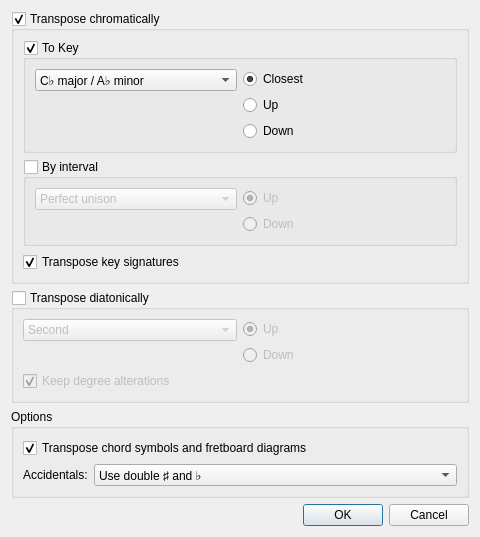
<?xml version="1.0" encoding="UTF-8"?>
<ui version="4.0">
 <class>TransposeDialogBase</class>
 <widget class="QDialog" name="TransposeDialogBase">
  <property name="geometry">
   <rect>
    <x>0</x>
    <y>0</y>
    <width>480</width>
    <height>536</height>
   </rect>
  </property>
  <property name="minimumSize">
   <size>
    <width>480</width>
    <height>0</height>
   </size>
  </property>
  <property name="windowTitle">
   <string>Transpose</string>
  </property>
  <layout class="QVBoxLayout" name="verticalLayout_4">
   <item>
    <widget class="kfw::uicomponents::RadioButtonGroupBox" name="chromaticBox">
     <property name="title">
      <string>Transpose chromatically</string>
     </property>
     <property name="checkable">
      <bool>true</bool>
     </property>
     <layout class="QVBoxLayout" name="verticalLayout_3">
      <item>
       <widget class="kfw::uicomponents::RadioButtonGroupBox" name="transposeByKey">
        <property name="toolTip">
         <string>Transpose to key (specified at concert pitch)</string>
        </property>
        <property name="title">
         <string>To Key</string>
        </property>
        <property name="checkable">
         <bool>true</bool>
        </property>
        <layout class="QHBoxLayout" name="horizontalLayout">
         <item>
          <layout class="QVBoxLayout" name="verticalLayout_5">
           <item>
            <widget class="QComboBox" name="keyList">
             <property name="currentIndex">
              <number>0</number>
             </property>
             <item>
              <property name="text">
               <string>C♭ major / A♭ minor</string>
              </property>
             </item>
             <item>
              <property name="text">
               <string>G♭ major / E♭ minor</string>
              </property>
             </item>
             <item>
              <property name="text">
               <string>D♭ major / B♭ minor</string>
              </property>
             </item>
             <item>
              <property name="text">
               <string>A♭ major / F minor</string>
              </property>
             </item>
             <item>
              <property name="text">
               <string>E♭ major / C minor</string>
              </property>
             </item>
             <item>
              <property name="text">
               <string>B♭ major / G minor</string>
              </property>
             </item>
             <item>
              <property name="text">
               <string>F major / D minor</string>
              </property>
             </item>
             <item>
              <property name="text">
               <string>C major / A minor</string>
              </property>
             </item>
             <item>
              <property name="text">
               <string>G major / E minor</string>
              </property>
             </item>
             <item>
              <property name="text">
               <string>D major / B minor</string>
              </property>
             </item>
             <item>
              <property name="text">
               <string>A major / F♯ minor</string>
              </property>
             </item>
             <item>
              <property name="text">
               <string>E major / C♯ minor</string>
              </property>
             </item>
             <item>
              <property name="text">
               <string>B major / G♯ minor</string>
              </property>
             </item>
             <item>
              <property name="text">
               <string>F♯ major / D♯ minor</string>
              </property>
             </item>
             <item>
              <property name="text">
               <string>C♯ major / A♯ minor</string>
              </property>
             </item>
            </widget>
           </item>
           <item>
            <spacer name="verticalSpacer">
             <property name="orientation">
              <enum>Qt::Orientation::Vertical</enum>
             </property>
             <property name="sizeHint" stdset="0">
              <size>
               <width>0</width>
               <height>0</height>
              </size>
             </property>
            </spacer>
           </item>
          </layout>
         </item>
         <item>
          <layout class="QVBoxLayout" name="verticalLayout_2">
           <item>
            <widget class="QRadioButton" name="closestKey">
             <property name="accessibleName">
              <string>Closest</string>
             </property>
             <property name="text">
              <string>Closest</string>
             </property>
             <property name="checked">
              <bool>true</bool>
             </property>
            </widget>
           </item>
           <item>
            <widget class="QRadioButton" name="upKey">
             <property name="accessibleName">
              <string>Up</string>
             </property>
             <property name="text">
              <string>Up</string>
             </property>
            </widget>
           </item>
           <item>
            <widget class="QRadioButton" name="downKey">
             <property name="accessibleName">
              <string>Down</string>
             </property>
             <property name="text">
              <string>Down</string>
             </property>
            </widget>
           </item>
          </layout>
         </item>
        </layout>
       </widget>
      </item>
      <item>
       <widget class="kfw::uicomponents::RadioButtonGroupBox" name="transposeByInterval">
        <property name="toolTip">
         <string>Transpose by interval</string>
        </property>
        <property name="title">
         <string>By interval</string>
        </property>
        <property name="checkable">
         <bool>true</bool>
        </property>
        <property name="checked">
         <bool>false</bool>
        </property>
        <layout class="QHBoxLayout" name="horizontalLayout_2">
         <item>
          <layout class="QVBoxLayout" name="verticalLayout_6">
           <item>
            <widget class="QComboBox" name="intervalList">
             <property name="accessibleName">
              <string>Interval type</string>
             </property>
             <item>
              <property name="text">
               <string>Perfect unison</string>
              </property>
             </item>
             <item>
              <property name="text">
               <string>Augmented unison</string>
              </property>
             </item>
             <item>
              <property name="text">
               <string>Diminished second</string>
              </property>
             </item>
             <item>
              <property name="text">
               <string>Minor second</string>
              </property>
             </item>
             <item>
              <property name="text">
               <string>Major second</string>
              </property>
             </item>
             <item>
              <property name="text">
               <string>Augmented second</string>
              </property>
             </item>
             <item>
              <property name="text">
               <string>Diminished third</string>
              </property>
             </item>
             <item>
              <property name="text">
               <string>Minor third</string>
              </property>
             </item>
             <item>
              <property name="text">
               <string>Major third</string>
              </property>
             </item>
             <item>
              <property name="text">
               <string>Augmented third</string>
              </property>
             </item>
             <item>
              <property name="text">
               <string>Diminished fourth</string>
              </property>
             </item>
             <item>
              <property name="text">
               <string>Perfect fourth</string>
              </property>
             </item>
             <item>
              <property name="text">
               <string>Augmented fourth</string>
              </property>
             </item>
             <item>
              <property name="text">
               <string>Diminished fifth</string>
              </property>
             </item>
             <item>
              <property name="text">
               <string>Perfect fifth</string>
              </property>
             </item>
             <item>
              <property name="text">
               <string>Augmented fifth</string>
              </property>
             </item>
             <item>
              <property name="text">
               <string>Diminished sixth</string>
              </property>
             </item>
             <item>
              <property name="text">
               <string>Minor sixth</string>
              </property>
             </item>
             <item>
              <property name="text">
               <string>Major sixth</string>
              </property>
             </item>
             <item>
              <property name="text">
               <string>Augmented sixth</string>
              </property>
             </item>
             <item>
              <property name="text">
               <string>Diminished seventh</string>
              </property>
             </item>
             <item>
              <property name="text">
               <string>Minor seventh</string>
              </property>
             </item>
             <item>
              <property name="text">
               <string>Major seventh</string>
              </property>
             </item>
             <item>
              <property name="text">
               <string>Augmented seventh</string>
              </property>
             </item>
             <item>
              <property name="text">
               <string>Diminished octave</string>
              </property>
             </item>
             <item>
              <property name="text">
               <string>Perfect octave</string>
              </property>
             </item>
            </widget>
           </item>
           <item>
            <spacer name="verticalSpacer_2">
             <property name="orientation">
              <enum>Qt::Orientation::Vertical</enum>
             </property>
             <property name="sizeHint" stdset="0">
              <size>
               <width>0</width>
               <height>0</height>
              </size>
             </property>
            </spacer>
           </item>
          </layout>
         </item>
         <item>
          <layout class="QVBoxLayout" name="verticalLayout_7">
           <item>
            <widget class="QRadioButton" name="upInterval">
             <property name="accessibleName">
              <string>Up</string>
             </property>
             <property name="text">
              <string>Up</string>
             </property>
             <property name="checked">
              <bool>true</bool>
             </property>
            </widget>
           </item>
           <item>
            <widget class="QRadioButton" name="downInterval">
             <property name="accessibleName">
              <string>Down</string>
             </property>
             <property name="text">
              <string>Down</string>
             </property>
            </widget>
           </item>
          </layout>
         </item>
        </layout>
       </widget>
      </item>
      <item>
       <widget class="QCheckBox" name="transposeKeys">
        <property name="text">
         <string>Transpose key signatures</string>
        </property>
        <property name="checked">
         <bool>true</bool>
        </property>
       </widget>
      </item>
     </layout>
    </widget>
   </item>
   <item>
    <widget class="kfw::uicomponents::RadioButtonGroupBox" name="diatonicBox">
     <property name="title">
      <string>Transpose diatonically</string>
     </property>
     <property name="checkable">
      <bool>true</bool>
     </property>
     <property name="checked">
      <bool>false</bool>
     </property>
     <layout class="QGridLayout" name="gridLayout_3">
      <item row="0" column="0">
       <layout class="QVBoxLayout" name="verticalLayout_9">
        <item>
         <widget class="QComboBox" name="degreeList">
          <property name="accessibleName">
           <string>Degree type</string>
          </property>
          <item>
           <property name="text">
            <string>Second</string>
           </property>
          </item>
          <item>
           <property name="text">
            <string>Third</string>
           </property>
          </item>
          <item>
           <property name="text">
            <string>Fourth</string>
           </property>
          </item>
          <item>
           <property name="text">
            <string>Fifth</string>
           </property>
          </item>
          <item>
           <property name="text">
            <string>Sixth</string>
           </property>
          </item>
          <item>
           <property name="text">
            <string>Seventh</string>
           </property>
          </item>
         </widget>
        </item>
        <item>
         <spacer name="verticalSpacer_3">
          <property name="orientation">
           <enum>Qt::Orientation::Vertical</enum>
          </property>
          <property name="sizeHint" stdset="0">
           <size>
            <width>0</width>
            <height>0</height>
           </size>
          </property>
         </spacer>
        </item>
       </layout>
      </item>
      <item row="0" column="1">
       <layout class="QVBoxLayout" name="verticalLayout_11">
        <item>
         <widget class="QRadioButton" name="upDiatonic">
          <property name="accessibleName">
           <string>Up</string>
          </property>
          <property name="text">
           <string>Up</string>
          </property>
          <property name="checked">
           <bool>true</bool>
          </property>
         </widget>
        </item>
        <item>
         <widget class="QRadioButton" name="downDiatonic">
          <property name="accessibleName">
           <string>Down</string>
          </property>
          <property name="text">
           <string>Down</string>
          </property>
         </widget>
        </item>
       </layout>
      </item>
      <item row="2" column="0" colspan="2">
       <widget class="QCheckBox" name="keepDegreeAlterations">
        <property name="accessibleName">
         <string>Keep degree alterations</string>
        </property>
        <property name="text">
         <string>Keep degree alterations</string>
        </property>
        <property name="checked">
         <bool>true</bool>
        </property>
       </widget>
      </item>
     </layout>
    </widget>
   </item>
   <item>
    <widget class="QGroupBox" name="groupBox_3">
     <property name="title">
      <string>Options</string>
     </property>
     <layout class="QFormLayout" name="formLayout">
      <item row="0" column="0" colspan="2">
       <widget class="QCheckBox" name="transposeChordNames">
        <property name="text">
         <string>Transpose chord symbols and fretboard diagrams</string>
        </property>
        <property name="checked">
         <bool>true</bool>
        </property>
       </widget>
      </item>
      <item row="1" column="0">
       <widget class="QLabel" name="label">
        <property name="text">
         <string>Accidentals:</string>
        </property>
        <property name="buddy">
         <cstring>accidentalOptions</cstring>
        </property>
       </widget>
      </item>
      <item row="1" column="1">
       <widget class="QComboBox" name="accidentalOptions">
        <property name="currentIndex">
         <number>1</number>
        </property>
        <item>
         <property name="text">
          <string>Single ♯ and ♭ only</string>
         </property>
        </item>
        <item>
         <property name="text">
          <string>Use double ♯ and ♭</string>
         </property>
        </item>
       </widget>
      </item>
     </layout>
    </widget>
   </item>
   <item>
    <widget class="QDialogButtonBox" name="buttonBox">
     <property name="orientation">
      <enum>Qt::Orientation::Horizontal</enum>
     </property>
     <property name="standardButtons">
      <set>QDialogButtonBox::StandardButton::Cancel|QDialogButtonBox::StandardButton::Ok</set>
     </property>
    </widget>
   </item>
  </layout>
 </widget>
 <customwidgets>
  <customwidget>
   <class>kfw::uicomponents::RadioButtonGroupBox</class>
   <extends>QGroupBox</extends>
   <header>uicomponents/view/widgets/radiobuttongroupbox.h</header>
   <container>1</container>
  </customwidget>
 </customwidgets>
 <tabstops>
  <tabstop>chromaticBox</tabstop>
  <tabstop>transposeByKey</tabstop>
  <tabstop>keyList</tabstop>
  <tabstop>closestKey</tabstop>
  <tabstop>upKey</tabstop>
  <tabstop>downKey</tabstop>
  <tabstop>transposeByInterval</tabstop>
  <tabstop>intervalList</tabstop>
  <tabstop>upInterval</tabstop>
  <tabstop>downInterval</tabstop>
  <tabstop>transposeKeys</tabstop>
  <tabstop>diatonicBox</tabstop>
  <tabstop>degreeList</tabstop>
  <tabstop>upDiatonic</tabstop>
  <tabstop>downDiatonic</tabstop>
  <tabstop>keepDegreeAlterations</tabstop>
  <tabstop>transposeChordNames</tabstop>
  <tabstop>accidentalOptions</tabstop>
 </tabstops>
 <resources/>
 <connections>
  <connection>
   <sender>buttonBox</sender>
   <signal>accepted()</signal>
   <receiver>TransposeDialogBase</receiver>
   <slot>accept()</slot>
   <hints>
    <hint type="sourcelabel">
     <x>398</x>
     <y>531</y>
    </hint>
    <hint type="destinationlabel">
     <x>157</x>
     <y>274</y>
    </hint>
   </hints>
  </connection>
  <connection>
   <sender>buttonBox</sender>
   <signal>rejected()</signal>
   <receiver>TransposeDialogBase</receiver>
   <slot>reject()</slot>
   <hints>
    <hint type="sourcelabel">
     <x>462</x>
     <y>531</y>
    </hint>
    <hint type="destinationlabel">
     <x>286</x>
     <y>274</y>
    </hint>
   </hints>
  </connection>
 </connections>
</ui>
